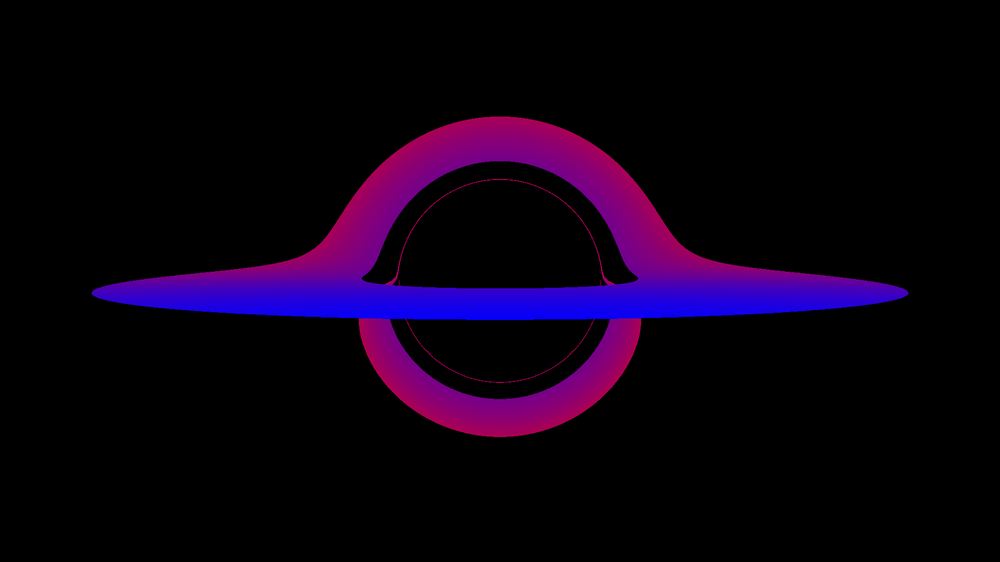
#> input picture BlackHole/Pic/F/blackhole1080-t.png, 1000 x 562 px, shrunk from 1920 x 1080 before the run, found by its file name
$ python pic2.py
#> lines starting #> are read from the running program, lines starting #| are printed output that depends on the picture

import matplotlib.ticker as ticker
import matplotlib.pyplot as plt
from PIL import Image
import numpy as np

plt.imshow(Image.open("blackhole1080-t.png"))
plt.xticks([])
plt.yticks([])

cb = plt.colorbar(orientation='vertical',label='Time')
tick_locator = ticker.MaxNLocator(nbins=1)
cb.locator = tick_locator
cb.update_ticks()
plt.suptitle("Image of light travel time around a black hole."+"\n"+"r=22$R_s$"+" ; "+"$R_{disk}$=4.5$R_s$~15$R_s$")
plt.show()
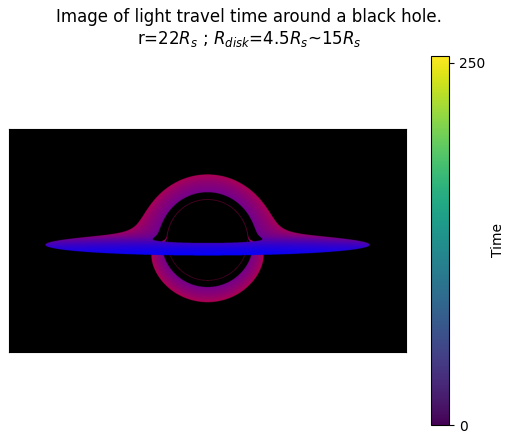
#> figure drawn by matplotlib, 2 panels

$ run again, with BlackHole/Pic/F/blackhole1080-2.png copied over BlackHole/Pic/F/blackhole1080-t.png
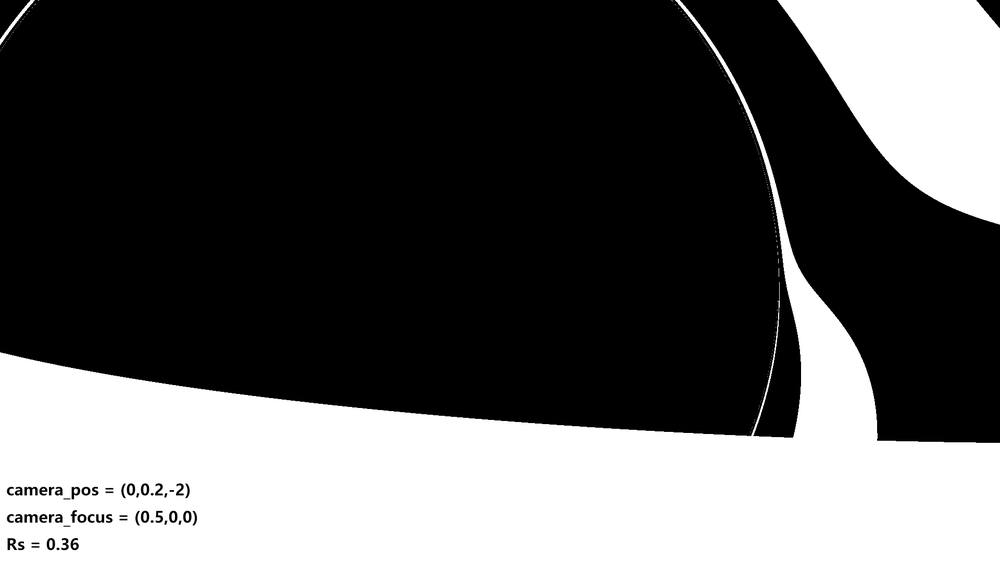
#> input picture BlackHole/Pic/F/blackhole1080-2.png, 1000 x 562 px, shrunk from 1920 x 1080 before the run, found by its file name
#> `plt.show()`:
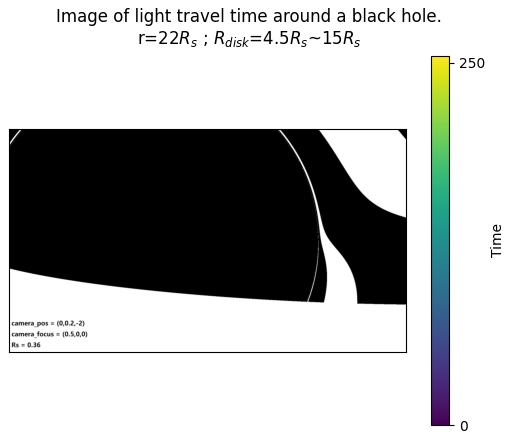
#> figure drawn by matplotlib, 2 panels
